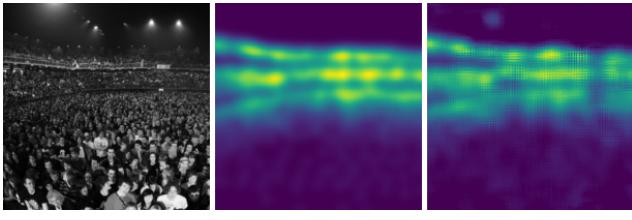
#> input picture data/examples/markdown/multicolcnn/_page_2_Picture_0.jpeg, 632 x 220 px
$ python -i image.py   (imports and definitions only)
#> lines starting #> are read from the running program, lines starting #| are printed output that depends on the picture; after the words box and inside, x2 and y2 are one past the last pixel; in counts of white or black regions, pixels touching at a corner belong together
from PIL import Image
import numpy as np
import cv2
from typing import List, Optional

def is_blank_image(image: Image.Image, polygon: Optional[List[List[int]]] = None) -> bool:
    image = np.asarray(image)
    if (
        image is None
        or image.size == 0
        or image.shape[0] == 0
        or image.shape[1] == 0
    ):
        # Handle empty image case
        return True

    if polygon is not None:
        rounded_polys = [[int(corner[0]), int(corner[1])] for corner in polygon]
        if rounded_polys[0] == rounded_polys[1] and rounded_polys[2] == rounded_polys[3]:
            return True

    gray = cv2.cvtColor(image, cv2.COLOR_RGB2GRAY)
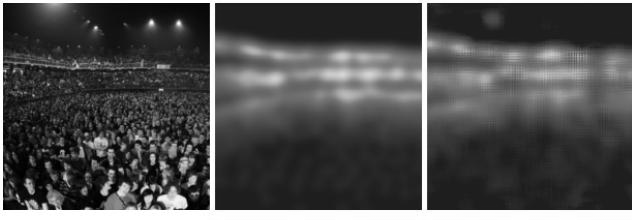
#> gray: shape (220, 632); min 0, max 255, mean 76.5
    gray = cv2.GaussianBlur(gray, (7, 7), 0)
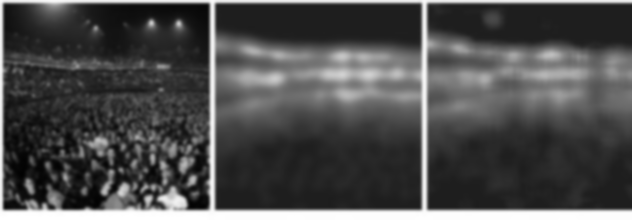
#> gray: shape (220, 632); min 2, max 255, mean 76.4

    # Adaptive threshold (inverse for text as white)
    binarized = cv2.adaptiveThreshold(
        gray, 255, cv2.ADAPTIVE_THRESH_GAUSSIAN_C, cv2.THRESH_BINARY_INV, 31, 15
    )
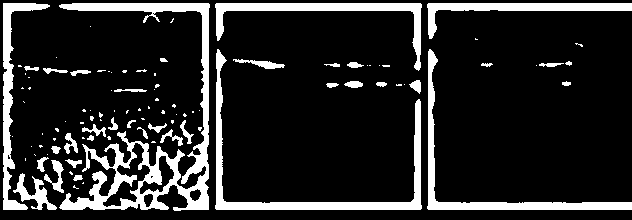
#> binarized: shape (220, 632); 15.4% white; 100 white regions (63 under 20 px), largest, box (x1, y1, x2, y2) and area: (59, 3, 210, 211) 6417, (215, 49, 422, 210) 3245, (427, 49, 632, 210) 2548

    num_labels, labels, stats, _ = cv2.connectedComponentsWithStats(
        binarized, connectivity=8
    )
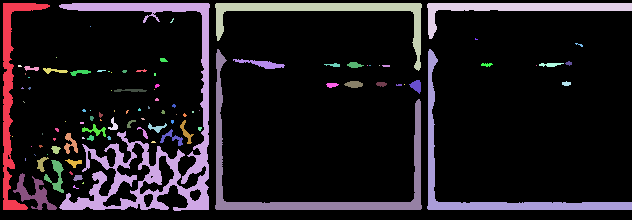
#> labels: shape (220, 632) int32; 101 distinct labels, from 0 to 100; one colour per label, 0 black
#> num_labels = 101; stats = 101 rows, first 6: [0, 0, 632, 220, 117561], [3, 3, 47, 207, 2004], [59, 3, 151, 208, 6417], [215, 3, 207, 68, 2232], [427, 3, 205, 36, 1805], [170, 18, 4, 5, 8]
    cleaned = np.zeros_like(binarized)
    for i in range(1, num_labels):  # skip background
        cleaned[labels == i] = 255

    kernel = np.ones((1, 5), np.uint8)
    dilated = cv2.dilate(cleaned, kernel, iterations=3)
    b = dilated / 255
    return bool(b.sum() == 0)

>>> import cv2
>>> picture = cv2.cvtColor(cv2.imread('../../data/examples/markdown/multicolcnn/_page_2_Picture_0.jpeg'), cv2.COLOR_BGR2RGB)
>>> result = is_blank_image(picture)
#> result = False
